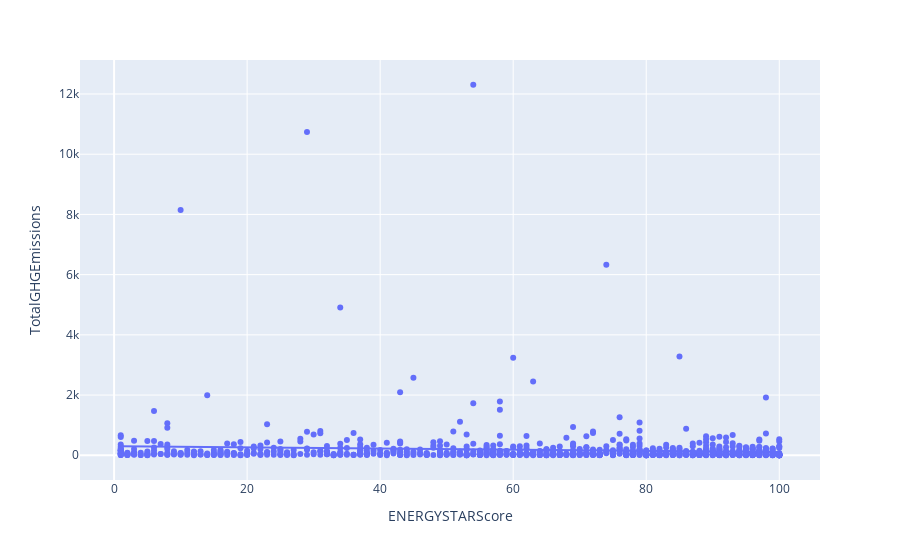

The cell this chart's notebook holds for it:
### Code cell
fig = px.scatter(df, x='ENERGYSTARScore', y='TotalGHGEmissions', trendline='ols')
pyo.iplot(fig, 'scatter-plot-energystar-ghg')

### Figure 1 — Plotly figure (JSON) as saved in the notebook; plotly's stock layout.template omitted (floating-point values rounded to 4 significant figures; data arrays with more than 128 entries replaced by an {"elided": "..."} marker saying what was removed)
{"data": [{"hovertemplate": "ENERGYSTARScore=%{x}<br>TotalGHGEmissions=%{y}<extra></extra>", "legendgroup": "", "marker": {"color": "#636efa", "symbol": "circle"}, "mode": "markers", "name": "", "orientation": "v", "showlegend": false, "type": "scatter", "x": {"elided": "987 int values"}, "xaxis": "x", "y": {"elided": "987 float values"}, "yaxis": "y"}, {"hovertemplate": "<b>OLS trendline</b><br>TotalGHGEmissions = -1.94588 * ENERGYSTARScore + 302.984<br>R<sup>2</sup>=0.006709<br><br>ENERGYSTARScore=%{x}<br>TotalGHGEmissions=%{y} <b>(trend)</b><extra></extra>", "legendgroup": "", "marker": {"color": "#636efa", "symbol": "circle"}, "mode": "lines", "name": "", "showlegend": false, "type": "scatter", "x": {"elided": "987 int values"}, "xaxis": "x", "y": {"elided": "987 float values"}, "yaxis": "y"}], "layout": {"legend": {"tracegroupgap": 0}, "margin": {"t": 60}, "xaxis": {"anchor": "y", "domain": [0, 1], "title": {"text": "ENERGYSTARScore"}}, "yaxis": {"anchor": "x", "domain": [0, 1], "title": {"text": "TotalGHGEmissions"}}}}
